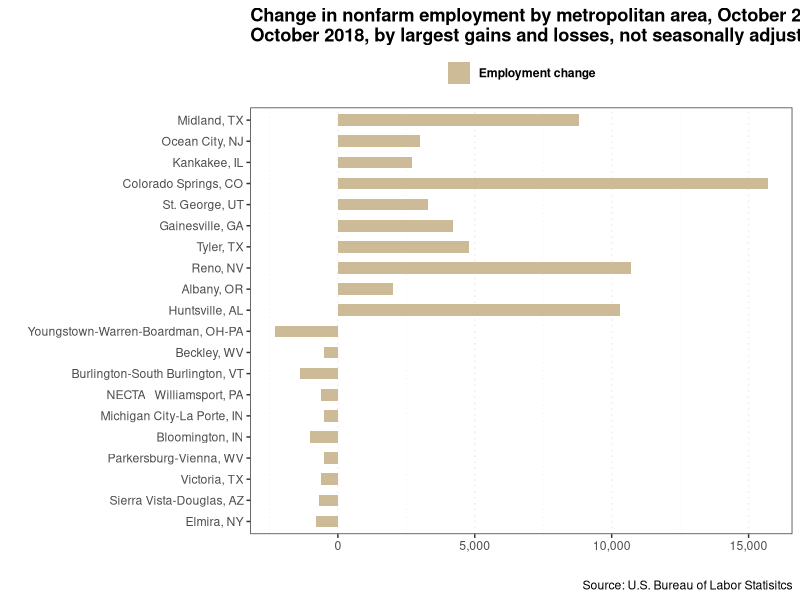

Recreate this plot in R. (Note: this script raises an error after producing the figure.)
# TED: The Economics Daily (BLS) 12.03.18
# Top metropolitan employment gains and losses, October 2017 to October 2018 (Percent Change)
# https://www.bls.gov/opub/ted/2018/top-metropolitan-employment-gains-and-losses-october-2017-to-october-2018.htm
# Filename: N/A

library(tidyverse)
theme_set(theme_bw())

# Data
emplyg <- data.frame(metro = c("Midland, TX","Ocean City, NJ","Kankakee, IL","Colorado Springs, CO","St. George, UT",
                               "Gainesville, GA","Tyler, TX","Reno, NV","Albany, OR","Huntsville, AL","Youngstown-Warren-Boardman, OH-PA",
                               "Beckley, WV","Burlington-South Burlington, VT","NECTA	Williamsport, PA","Michigan City-La Porte, IN",
                               "Bloomington, IN","Parkersburg-Vienna, WV","Victoria, TX","Sierra Vista-Douglas, AZ","Elmira, NY"),
                     perc = c(9.20,7.2, 5.7,5.4, 5, 4.6, 4.6, 4.5, 4.4, 4.4, -1, -1.1, -1.1, -1.1, -1.2, -1.3, -1.3, -1.5, -2.1, -2.2),
                     emplyc = c(8800, 3000, 2700, 15700, 3300, 4200, 4800, 10700, 2000, 10300, -2300, -500, 
                                -1400, -600, -500, -1000, -500, -600, -700, -800))

# Factor variable
emplyg$metro <- factor(emplyg$metro, levels = emplyg$metro)

ggplot(data = emplyg, aes(x = metro, y = emplyc))+
  geom_bar(aes(metro, emplyc, fill = "line2"), stat = "identity", width = 0.55 ) + 
  coord_flip() + 
  labs(title = "Change in nonfarm employment by metropolitan area, October 2017 to\nOctober 2018, by largest gains and losses, not seasonally adjusted",
       x = "",
       y = "",
       caption = "Source: U.S. Bureau of Labor Statisitcs") + 
  scale_fill_manual(breaks = "line2", values = "wheat3", labels = "Employment change") + 
  scale_y_continuous(breaks = c(-5000, 0, 5000, 10000, 15000),
                     labels = c("-5,000", "0", "5,000", "10,000", "15,000")) + 
  scale_x_discrete(limits = rev(levels(emplyg$metro))) + # fixes the variable order after coord_flip
  theme(legend.title = element_blank()) + 
  theme(legend.position = "top") + 
  theme(legend.text = element_text(face = "bold")) + 
  theme(plot.title = element_text(face = "bold")) +
  theme(panel.grid.major.y = element_blank()) + 
  theme(panel.grid.minor.y = element_blank()) + 
  theme(panel.grid.major.x = element_line(linetype = "dotted")) + 
  theme(panel.grid.minor.x = element_line(linetype = "dotted")) +
  ggsave("Desktop/emplyg2.png", width = 11, height = 8.5)
